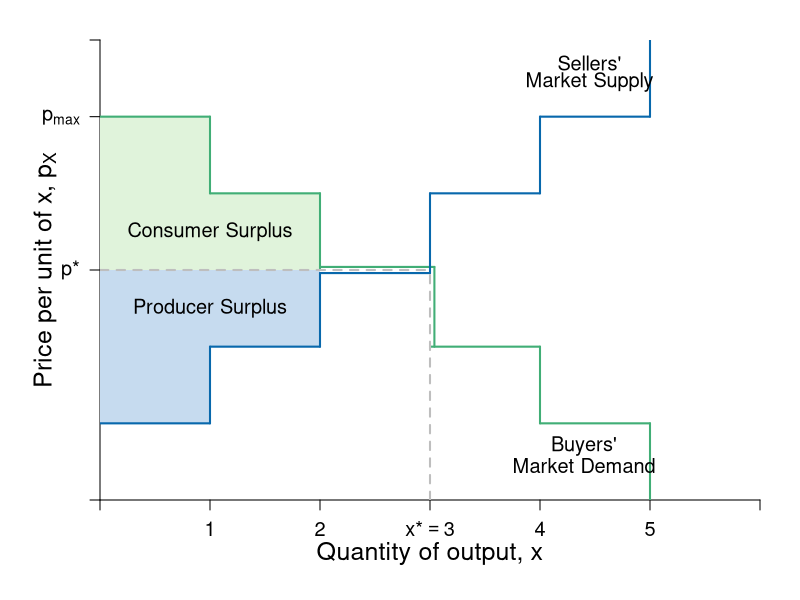

Write the R code that produced this figure.
require(shape)
pdf(file = "competitionmarkets/makost_market4.pdf", width = 9, height = 7)

#Set parameters for graphics
axislabelsize <- 1.5
labelsize <- 1.2
graphlinewidth <- 3
segmentlinewidth <- 2

COL <- c("#7fc97f", "#beaed4", "#fdc086", "#ffff99", "#386cb0", "#f0027f", "#bf5b17", "#666666")
COLA <- c("#e0f3db", "#99d8c9","#66c2a4","#41ae76", "#238b45", "#005824")
COLB <- c("#c6dbef", "#4eb3d3", "#2b8cbe", "#0868ac","#084081")
COLC <- c("#fcfbfd", "#efedf5", "#dadaeb", "#bcbddc", "#9e9ac8", "#807dba", "#6a51a3", "#54278f", "#3f007d")

par(mar =  c(5, 5, 2, 2))

xlims <- c(0, 6)
ylims <- c(0, 6)

npts <- 501 

plot(0, 0, xlim = xlims, ylim = ylims, type = "n",
     xlab = expression(paste("")),
     ylab = expression(paste("")), 
     xaxt = "n", 
     yaxt = "n", 
     cex.lab = axislabelsize, 
     bty = "n",
     xaxs="i", 
     yaxs="i")

# ticksy <- seq(from = 0, to = ylims[2], by = 2)
# ylabels <- seq(from = 0, to = ylims[2], by = 2)
# ticksx <- seq(from = 0, to = xlims[2], by = 2)
# xlabels <- seq(from = 0, to = xlims[2], by = 2)
ticksy <- c(0, 3, 5, ylims[2])
ylabels <- c(NA,  expression(paste(p,"*")),  expression(paste(p[max])), NA)
ticksx <- c(0, 1, 2, 3, 4, 5, xlims[2])
xlabels <- c(NA, 1, 2, expression(paste(x,"*" == 3)), 4, 5, NA)

axis(1, at = ticksx, pos = 0, labels = xlabels, cex.axis = labelsize)
axis(2, at = ticksy, pos = 0, labels = ylabels, las = 1, cex.axis = labelsize)


#Draw the polygon for consumer surplus
xpoly4 <- c(0, 2, 2, 1, 1, 0, 0)
ypoly4 <- c(3, 3, 4, 4, 5, 5, 3)
polygon(x = xpoly4, y = ypoly4, col=COLA[1], density=NULL, border = NA)
text(1, 3.5, expression("Consumer Surplus"), cex = labelsize)

#Draw the polygon for producer surplus
xpoly3 <- c(0, 2, 2, 1, 1, 0, 0)
ypoly3 <- c(3, 3, 2, 2, 1, 1, 3)
polygon(x = xpoly3, y = ypoly3, col=COLB[1], density=NULL, border = NA)
text(1, 2.5, expression("Producer Surplus"), cex = labelsize)


#Line for Demand
segments(0, 5, 1, 5, lty = 1, col = COLA[4] , lwd = segmentlinewidth)
segments(1, 5, 1, 4, lty = 1, col = COLA[4] , lwd = segmentlinewidth)
segments(1, 4, 2, 4, lty = 1, col = COLA[4] , lwd = segmentlinewidth)
segments(2, 4, 2, 3, lty = 1, col = COLA[4] , lwd = segmentlinewidth)
segments(2, 3.04, 3.04, 3.04, lty = 1, col = COLA[4] , lwd = segmentlinewidth)
segments(3.04, 3.04, 3.04, 2, lty = 1, col = COLA[4] , lwd = segmentlinewidth)
segments(3, 2, 4, 2, lty = 1, col = COLA[4] , lwd = segmentlinewidth)
segments(4, 2, 4, 1, lty = 1, col = COLA[4] , lwd = segmentlinewidth)
segments(4, 1, 5, 1, lty = 1, col = COLA[4] , lwd = segmentlinewidth)
segments(5, 1, 5, 0, lty = 1, col = COLA[4] , lwd = segmentlinewidth)

#Line for Supply
segments(0, 1, 1, 1, lty = 1, col = COLB[4] , lwd = segmentlinewidth)
segments(1, 1, 1, 2, lty = 1, col = COLB[4] , lwd = segmentlinewidth)
segments(1, 2, 2, 2, lty = 1, col = COLB[4] , lwd = segmentlinewidth)
segments(2, 2, 2, 2.96, lty = 1, col = COLB[4] , lwd = segmentlinewidth)
segments(2, 2.96, 3, 2.96, lty = 1, col = COLB[4] , lwd = segmentlinewidth)
segments(3, 2.96, 3, 4, lty = 1, col = COLB[4] , lwd = segmentlinewidth)
segments(3, 4, 4, 4, lty = 1, col = COLB[4] , lwd = segmentlinewidth)
segments(4, 4, 4, 5, lty = 1, col = COLB[4] , lwd = segmentlinewidth)
segments(4, 5, 5, 5, lty = 1, col = COLB[4] , lwd = segmentlinewidth)
segments(5, 5, 5, 6, lty = 1, col = COLB[4] , lwd = segmentlinewidth)

#Equilibrium price and quantity
segments(0, 3, 3, 3, lty = 2, "gray" , lwd = segmentlinewidth)
segments(3, 0, 3, 3, lty = 2, "gray" , lwd = segmentlinewidth)


#For market price
# segments(0, 2, 1, 2, lty = 2, "gray" , lwd = segmentlinewidth)

#Label axes
mtext(expression(paste("Quantity of output, ", x)), side=1, line = 2.5, cex = axislabelsize)
text(-0.5, 0.5*ylims[2], expression(paste("Price per unit of x, ", p[X])), xpd = TRUE, cex = axislabelsize, srt = 90) 
# 
# points(50, 10, pch = 16, col = "black", cex = 1.5)
# text(52, 10.5, expression(M))
text(4.4, 0.7, expression("Buyers'"), cex = labelsize)
text(4.4, 0.45, expression("Market Demand"), cex = labelsize)
text(4.45, 5.7, expression("Sellers'"), cex = labelsize)
text(4.45, 5.45, expression("Market Supply"), cex = labelsize)

# text(0.27, 2.6, expression("Equilibrium Price"), cex = labelsize)
# text(0.27, 2.4, expression("falls in this range"), cex = labelsize)
# Arrows(0.55, 2.1, 0.55, 2.9, col = "black", code =3, lty = 1, lwd = 2, arr.type = "triangle", arr.lwd = 0.5)


dev.off()
